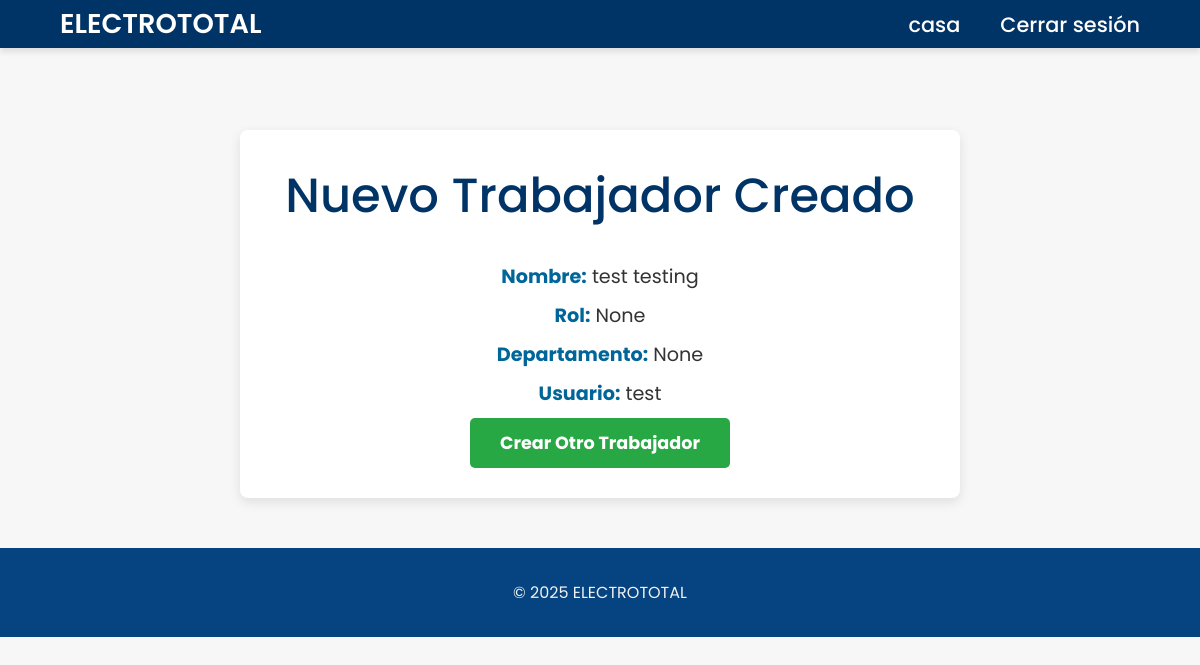
The page /personal/trabajador_creado/1/ (signed in) on the database its author committed.
### personal/models.py (models this page shows, shortened)
class CustomUser(AbstractUser):
    user_type = models.CharField(max_length=20, default='user')

class Trabajador(models.Model):
    user = models.OneToOneField(CustomUser, on_delete=models.CASCADE)
    empleado_id = models.CharField(max_length=20, unique=True)
    empleado_nombre = models.CharField(max_length=30, unique=True)
    departamento = models.CharField(max_length=100, null=True, blank=True)
    rol = models.CharField(max_length=50, null=True, blank=True)

### personal/views.py (the view)
# urls.py: path('trabajador_creado/<int:trabajador_id>/', views.trabajador_creado_view, name='trabajador_creado'),
@user_passes_test(lambda u: u.is_superuser)
def trabajador_creado_view(request, trabajador_id):
    trabajador = Trabajador.objects.get(id=trabajador_id)
    return render(request, 'trabajador_creado.html', {'trabajador': trabajador})

### personal/templates/trabajador_creado.html (shortened to what this page needs)
{% extends 'base.html' %}
{% block content %}
    <div class="trabajador-details">
        <h1>Nuevo Trabajador Creado</h1>
        <p><strong>Nombre:</strong> {{ trabajador.empleado_nombre }}</p>
        <p><strong>Rol:</strong> {{ trabajador.rol }}</p>
        <p><strong>Departamento:</strong> {{ trabajador.departamento }}</p>
        <p><strong>Usuario:</strong> {{ trabajador.user.username }}</p>
        <a href="{% url 'create_trabajador' %}" class="btn-submit">
            Crear Otro Trabajador
        </a>
    </div>
{% endblock %}

### personal/templates/base.html (shortened to what this page needs)
<!DOCTYPE html>
<html lang="es">
<head>
    {% load static %}
    <link rel="stylesheet" href="{% static 'css/base.css' %}">
</head>
<body>
    <header class="header">
        <a href="#" class="logo">ELECTROTOTAL</a>
        <nav class="navbar">
            {% if user.is_authenticated %}
                <span>{{ user.username }}</span>
                <a href="{% url 'logout' %}">Cerrar sesión</a>
            {% else %}
                <a href="{% url 'login' %}">Iniciar sesión</a>
            {% endif %}
        </nav>
    </header>
    <main>
        {% block content %}{% endblock %}
    </main>
    <footer>
        <p>&copy; 2025 ELECTROTOTAL </p>
    </footer>
</body>
</html>

### personal/static/css/base.css (style rules this page uses)
* { margin: 0; padding: 0; box-sizing: border-box; font-family: 'Poppins', sans-serif; }
.header { position: fixed; left: 0; top: 0; padding: 0.2rem 5%; width: 100%; display: flex; justify-content: space-between; align-items: center; z-index: 100; background: #003366; box-shadow: 0 4px 6px rgba(0, 0, 0, 0.1); }
.logo { font-size: 1.7rem; font-weight: 600; color: #fff; text-decoration: none; }
.navbar { display: flex; gap: 2.5rem; }
.navbar a, .navbar span { text-decoration: none; color: #fff; font-size: 1.3rem; font-weight: 500; }
main h1 { font-size: 3rem; font-weight: 500; color: #003366 ; margin-bottom: 30px; }
footer { background-color: #054381; color: #f1f1f1; text-align: center; padding: 2rem; }
body { background-color: #f7f7f7; color: #333333; font-size: 16px; position: relative; overflow-x: hidden; }
body::before { content: ""; position: absolute; top: 0; left: 0; width: 100%; height: 100%; background-image: url('https://twind.io/cl/wp-content/uploads/2023/06/seguridad-y-salud-de-los-trabajadores.webp'); background-size: cover; background-position: center center; filter: blur(1px); opacity: 0.55; z-index: -1; }
main { padding-top: 80px; position: relative; z-index: 10; }
header, footer { z-index: 10; }

### personal/templates/trabajador_creado.html (style rules this page uses)
.trabajador-details { background-color: #fff; padding: 30px; border-radius: 8px; box-shadow: 0 4px 12px rgba(0, 0, 0, 0.1); text-align: center; width: 60%; margin: 50px auto; }
.trabajador-details p { font-size: 1.2rem; margin: 10px 0; color: #333; }
.trabajador-details strong { color: #006699; }
.btn-submit { display: inline-block; padding: 12px 30px; font-size: 1.1rem; font-weight: bold; color: white; background-color: #28a745; border: none; border-radius: 5px; text-decoration: none; transition: background-color 0.3s ease; }

### rows shown on the page
CustomUser: username "casa"
Trabajador: empleado_nombre "test testing", rol "None", departamento "None", user.username "test"
